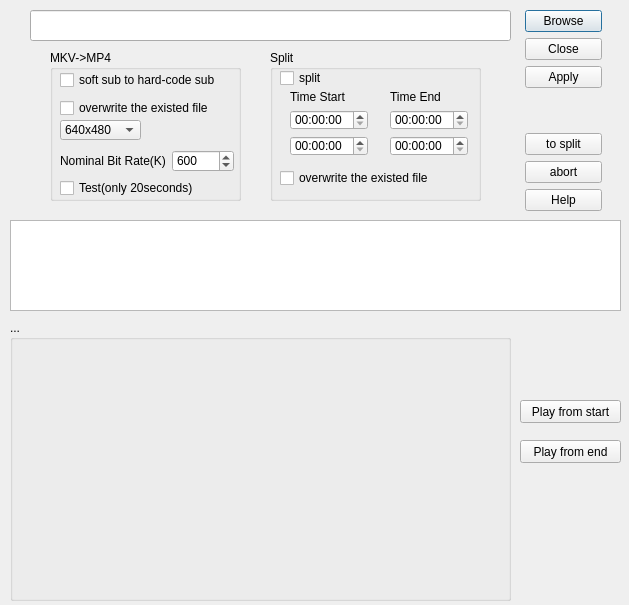
<?xml version="1.0" encoding="UTF-8"?>
<ui version="4.0">
 <class>ConvertDialog</class>
 <widget class="QDialog" name="ConvertDialog">
  <property name="geometry">
   <rect>
    <x>0</x>
    <y>0</y>
    <width>629</width>
    <height>605</height>
   </rect>
  </property>
  <property name="sizePolicy">
   <sizepolicy hsizetype="Preferred" vsizetype="Preferred">
    <horstretch>0</horstretch>
    <verstretch>0</verstretch>
   </sizepolicy>
  </property>
  <property name="minimumSize">
   <size>
    <width>629</width>
    <height>605</height>
   </size>
  </property>
  <property name="maximumSize">
   <size>
    <width>629000</width>
    <height>16777215</height>
   </size>
  </property>
  <property name="windowTitle">
   <string>Converter(2017/12/25)</string>
  </property>
  <widget class="QPlainTextEdit" name="textBrowser">
   <property name="geometry">
    <rect>
     <x>10</x>
     <y>220</y>
     <width>611</width>
     <height>91</height>
    </rect>
   </property>
  </widget>
  <widget class="QGroupBox" name="groupBox">
   <property name="geometry">
    <rect>
     <x>50</x>
     <y>50</y>
     <width>191</width>
     <height>151</height>
    </rect>
   </property>
   <property name="title">
    <string>MKV-&gt;MP4</string>
   </property>
   <widget class="QComboBox" name="comboBox">
    <property name="geometry">
     <rect>
      <x>10</x>
      <y>70</y>
      <width>81</width>
      <height>20</height>
     </rect>
    </property>
    <property name="sizePolicy">
     <sizepolicy hsizetype="Fixed" vsizetype="Fixed">
      <horstretch>0</horstretch>
      <verstretch>0</verstretch>
     </sizepolicy>
    </property>
    <item>
     <property name="text">
      <string>640x480</string>
     </property>
    </item>
    <item>
     <property name="text">
      <string>960x720</string>
     </property>
    </item>
    <item>
     <property name="text">
      <string>1280x720</string>
     </property>
    </item>
    <item>
     <property name="text">
      <string>320x240</string>
     </property>
    </item>
   </widget>
   <widget class="QCheckBox" name="stoh">
    <property name="geometry">
     <rect>
      <x>10</x>
      <y>20</y>
      <width>181</width>
      <height>20</height>
     </rect>
    </property>
    <property name="text">
     <string>soft sub to hard-code sub</string>
    </property>
   </widget>
   <widget class="QCheckBox" name="overwrite1">
    <property name="geometry">
     <rect>
      <x>10</x>
      <y>50</y>
      <width>181</width>
      <height>16</height>
     </rect>
    </property>
    <property name="text">
     <string>overwrite the existed file</string>
    </property>
   </widget>
   <widget class="QCheckBox" name="test">
    <property name="geometry">
     <rect>
      <x>10</x>
      <y>130</y>
      <width>151</width>
      <height>16</height>
     </rect>
    </property>
    <property name="text">
     <string>Test(only 20seconds)</string>
    </property>
   </widget>
   <widget class="QWidget" name="layoutWidget">
    <property name="geometry">
     <rect>
      <x>10</x>
      <y>100</y>
      <width>174</width>
      <height>22</height>
     </rect>
    </property>
    <layout class="QHBoxLayout" name="horizontalLayout">
     <item>
      <widget class="QLabel" name="label">
       <property name="text">
        <string>Nominal Bit Rate(K)</string>
       </property>
      </widget>
     </item>
     <item>
      <widget class="QSpinBox" name="bitrate">
       <property name="minimum">
        <number>500</number>
       </property>
       <property name="maximum">
        <number>1000</number>
       </property>
       <property name="singleStep">
        <number>50</number>
       </property>
       <property name="value">
        <number>600</number>
       </property>
      </widget>
     </item>
    </layout>
   </widget>
  </widget>
  <widget class="QGroupBox" name="groupBox_2">
   <property name="geometry">
    <rect>
     <x>270</x>
     <y>50</y>
     <width>211</width>
     <height>151</height>
    </rect>
   </property>
   <property name="title">
    <string>Split</string>
   </property>
   <widget class="QCheckBox" name="checkBox">
    <property name="geometry">
     <rect>
      <x>10</x>
      <y>20</y>
      <width>59</width>
      <height>16</height>
     </rect>
    </property>
    <property name="text">
     <string>split</string>
    </property>
   </widget>
   <widget class="QCheckBox" name="overwrite2">
    <property name="geometry">
     <rect>
      <x>10</x>
      <y>120</y>
      <width>181</width>
      <height>16</height>
     </rect>
    </property>
    <property name="text">
     <string>overwrite the existed file</string>
    </property>
   </widget>
   <widget class="QWidget" name="layoutWidget">
    <property name="geometry">
     <rect>
      <x>20</x>
      <y>40</y>
      <width>78</width>
      <height>66</height>
     </rect>
    </property>
    <layout class="QVBoxLayout" name="verticalLayout_2">
     <item>
      <widget class="QLabel" name="label_2">
       <property name="text">
        <string>Time Start</string>
       </property>
      </widget>
     </item>
     <item>
      <widget class="QTimeEdit" name="timeEdit_0">
       <property name="displayFormat">
        <string>hh:mm:ss</string>
       </property>
      </widget>
     </item>
     <item>
      <widget class="QTimeEdit" name="timeEdit_2"/>
     </item>
    </layout>
   </widget>
   <widget class="QWidget" name="layoutWidget">
    <property name="geometry">
     <rect>
      <x>120</x>
      <y>40</y>
      <width>78</width>
      <height>66</height>
     </rect>
    </property>
    <layout class="QVBoxLayout" name="verticalLayout_3">
     <item>
      <widget class="QLabel" name="label_3">
       <property name="text">
        <string>Time End</string>
       </property>
      </widget>
     </item>
     <item>
      <widget class="QTimeEdit" name="timeEdit_1">
       <property name="displayFormat">
        <string>hh:mm:ss</string>
       </property>
      </widget>
     </item>
     <item>
      <widget class="QTimeEdit" name="timeEdit_3"/>
     </item>
    </layout>
   </widget>
  </widget>
  <widget class="QLineEdit" name="path">
   <property name="geometry">
    <rect>
     <x>30</x>
     <y>10</y>
     <width>481</width>
     <height>31</height>
    </rect>
   </property>
   <property name="font">
    <font>
     <family>微软雅黑</family>
     <pointsize>11</pointsize>
    </font>
   </property>
   <property name="readOnly">
    <bool>true</bool>
   </property>
  </widget>
  <widget class="QWidget" name="layoutWidget">
   <property name="geometry">
    <rect>
     <x>525</x>
     <y>10</y>
     <width>77</width>
     <height>201</height>
    </rect>
   </property>
   <layout class="QVBoxLayout" name="verticalLayout">
    <item>
     <widget class="QPushButton" name="browse">
      <property name="sizePolicy">
       <sizepolicy hsizetype="Fixed" vsizetype="Fixed">
        <horstretch>0</horstretch>
        <verstretch>0</verstretch>
       </sizepolicy>
      </property>
      <property name="text">
       <string>Browse</string>
      </property>
     </widget>
    </item>
    <item>
     <widget class="QDialogButtonBox" name="buttonBox">
      <property name="sizePolicy">
       <sizepolicy hsizetype="Fixed" vsizetype="Expanding">
        <horstretch>0</horstretch>
        <verstretch>0</verstretch>
       </sizepolicy>
      </property>
      <property name="orientation">
       <enum>Qt::Vertical</enum>
      </property>
      <property name="standardButtons">
       <set>QDialogButtonBox::Apply|QDialogButtonBox::Close</set>
      </property>
     </widget>
    </item>
    <item>
     <widget class="QPushButton" name="tosplit">
      <property name="sizePolicy">
       <sizepolicy hsizetype="Fixed" vsizetype="Fixed">
        <horstretch>0</horstretch>
        <verstretch>0</verstretch>
       </sizepolicy>
      </property>
      <property name="toolTip">
       <string comment="1" extracomment="2"/>
      </property>
      <property name="statusTip">
       <string comment="2" extracomment="3"/>
      </property>
      <property name="whatsThis">
       <string comment="3" extracomment="4"/>
      </property>
      <property name="text">
       <string>to split</string>
      </property>
     </widget>
    </item>
    <item>
     <widget class="QPushButton" name="stopbutton">
      <property name="text">
       <string>abort</string>
      </property>
     </widget>
    </item>
    <item>
     <widget class="QPushButton" name="helpbutton">
      <property name="text">
       <string>Help</string>
      </property>
     </widget>
    </item>
   </layout>
  </widget>
  <widget class="QPushButton" name="playbutton2">
   <property name="geometry">
    <rect>
     <x>520</x>
     <y>440</y>
     <width>101</width>
     <height>23</height>
    </rect>
   </property>
   <property name="text">
    <string>Play from end</string>
   </property>
  </widget>
  <widget class="QPushButton" name="playbutton1">
   <property name="geometry">
    <rect>
     <x>520</x>
     <y>400</y>
     <width>101</width>
     <height>23</height>
    </rect>
   </property>
   <property name="text">
    <string>Play from start</string>
   </property>
  </widget>
  <widget class="QGroupBox" name="groupBox_3">
   <property name="geometry">
    <rect>
     <x>10</x>
     <y>320</y>
     <width>501</width>
     <height>281</height>
    </rect>
   </property>
   <property name="title">
    <string>...</string>
   </property>
   <widget class="QWidget" name="videowindow" native="true">
    <property name="geometry">
     <rect>
      <x>10</x>
      <y>20</y>
      <width>481</width>
      <height>241</height>
     </rect>
    </property>
    <property name="sizePolicy">
     <sizepolicy hsizetype="Expanding" vsizetype="Preferred">
      <horstretch>0</horstretch>
      <verstretch>0</verstretch>
     </sizepolicy>
    </property>
   </widget>
  </widget>
  <zorder>path</zorder>
  <zorder>layoutWidget</zorder>
  <zorder>textBrowser</zorder>
  <zorder>groupBox</zorder>
  <zorder>groupBox_2</zorder>
  <zorder>playbutton2</zorder>
  <zorder>playbutton1</zorder>
  <zorder>groupBox_3</zorder>
 </widget>
 <resources/>
 <connections>
  <connection>
   <sender>buttonBox</sender>
   <signal>accepted()</signal>
   <receiver>ConvertDialog</receiver>
   <slot>accept()</slot>
   <hints>
    <hint type="sourcelabel">
     <x>248</x>
     <y>254</y>
    </hint>
    <hint type="destinationlabel">
     <x>157</x>
     <y>274</y>
    </hint>
   </hints>
  </connection>
  <connection>
   <sender>buttonBox</sender>
   <signal>rejected()</signal>
   <receiver>ConvertDialog</receiver>
   <slot>reject()</slot>
   <hints>
    <hint type="sourcelabel">
     <x>316</x>
     <y>260</y>
    </hint>
    <hint type="destinationlabel">
     <x>286</x>
     <y>274</y>
    </hint>
   </hints>
  </connection>
 </connections>
</ui>
